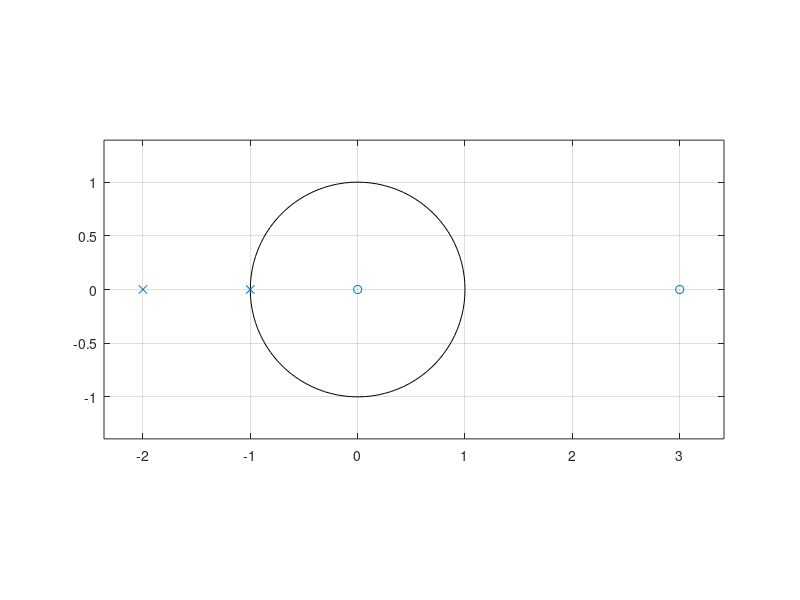
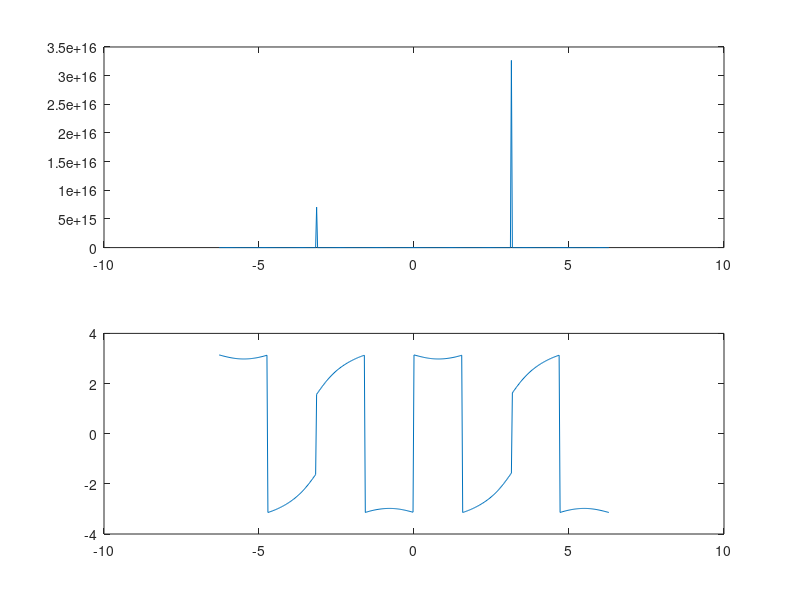

Write MATLAB code to recreate these figures, in order.
clc;
num=[1 -3]; % coefficients of numerator
den=[1 3 2]; % coefficients of denominator
zplane(num,den); % plot in the z-plane
sys=filt(num,den,-1) % discrete system transform function in z^-1 polynomials
[R,P,K]=residuez(num,den) % Partial fraction expansion only if poles and zeros are real
omega=-2*pi:pi/100:2*pi;
y=freqz(num,den,omega); % Frequency response
figure;
subplot(211);
plot(omega,abs(y));
subplot(212);
plot(omega,angle(y));
